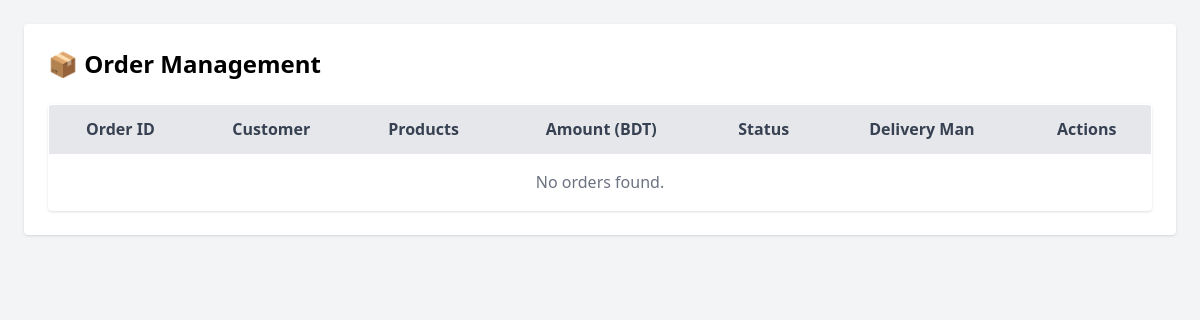
The page /admin/manage-orders (signed in) on the database as committed earlier.
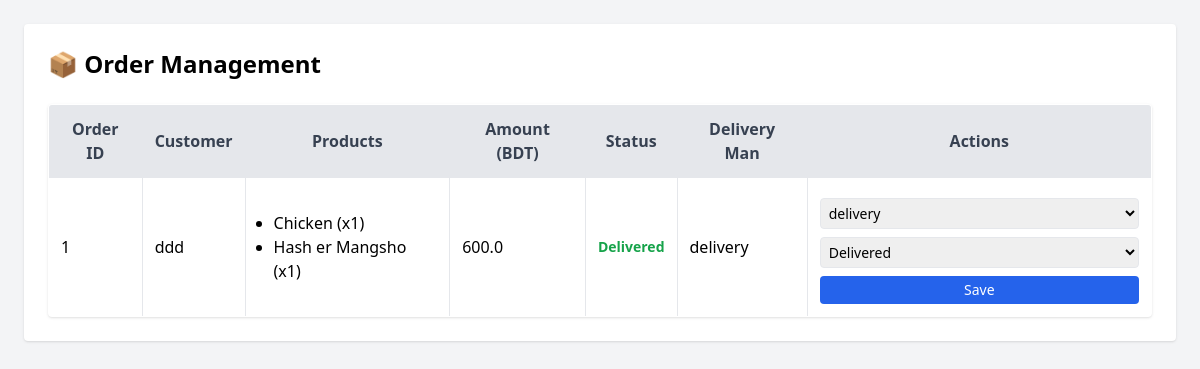
The same page on the database as committed later.
### models.py (models this page shows, shortened)
class Order(db.Model):
    id = db.Column(db.Integer, primary_key=True)
    customer_id = db.Column(db.Integer, db.ForeignKey('user.id'))
    delivery_man_id = db.Column(db.Integer, db.ForeignKey('user.id'))
    status = db.Column(db.String(20), default='Pending')  # Pending, In Transit, Delivered, Cancelled
    total_amount = db.Column(db.Float)
    shipping_address = db.Column(db.Text)
    order_date = db.Column(db.DateTime, default=datetime.utcnow)
    delivery_date = db.Column(db.DateTime)
    priority = db.Column(db.Enum(PriorityLevel), default=PriorityLevel.medium)
    customer = db.relationship('User', foreign_keys=[customer_id], backref='customer_orders')
    delivery_man = db.relationship('User', foreign_keys=[delivery_man_id], backref='delivery_orders')
    @property
    def customer_name(self):
        return self.customer.name if self.customer else "Unknown Customer"

class User(db.Model):
    id = db.Column(db.Integer, primary_key=True)
    email = db.Column(db.String(100), unique=True, nullable=False)
    name = db.Column(db.String(100), nullable=False)
    password = db.Column(db.String(200), nullable=False)
    role = db.Column(db.String(50), nullable=False)  # admin, manager, farmer, delivery_man, customer
    phone = db.Column(db.String(20))
    address = db.Column(db.Text)
    blood_group = db.Column(db.String(5))
    image = db.Column(db.String(200))

class OrderItem(db.Model):
    id = db.Column(db.Integer, primary_key=True)
    order_id = db.Column(db.Integer, db.ForeignKey('order.id'))
    product_id = db.Column(db.Integer, db.ForeignKey('product.id'))
    quantity = db.Column(db.Integer, default=1)
    price = db.Column(db.Float)
    order = db.relationship('Order', backref='items')
    product = db.relationship('Product')

class Product(db.Model):
    id = db.Column(db.Integer, primary_key=True)
    name = db.Column(db.String(100), nullable=False)
    category = db.Column(db.String(100), nullable=False)
    quantity = db.Column(db.Integer, nullable=False)
    unit_price = db.Column(db.Float, nullable=False)
    product_description = db.Column(db.String(200), nullable=True)
    image = db.Column(db.String(100), nullable=True)  # Add this line for the image
    added_by = db.Column(db.Integer, db.ForeignKey('user.id'), nullable=False)

### app.py (the view, shortened to what this page needs)
@app.route('/admin/manage-orders', methods=['GET', 'POST'])
def manage_orders():
    if 'user_id' not in session:
        return redirect(url_for('login'))
    user = User.query.get(session['user_id'])
    if not user or user.role not in ['admin', 'manager']:
        return redirect(url_for('login'))
    orders = Order.query.all()
    now = datetime.utcnow()
    for order in orders:
        urgent = (
            order.total_amount and order.total_amount > 1000
        ) or (
            order.delivery_date and order.delivery_date - now < timedelta(hours=6)
        )
        order.priority = PriorityLevel.high if urgent else PriorityLevel.medium
    db.session.commit()
    orders = Order.query.order_by(Order.priority.desc(), Order.order_date.desc()).all()
    delivery_men = User.query.filter_by(role='delivery_man').all()
    return render_template('admin_manager_orders.html', user=user, orders=orders, delivery_men=delivery_men)

### templates/admin_manager_orders.html (shortened to what this page needs)
<!DOCTYPE html>
<html lang="en">
<head>
    <script src="https://cdn.tailwindcss.com"></script>
</head>
<body class="bg-gray-100 p-6">
  <div class="max-w-7xl mx-auto bg-white p-6 rounded shadow">
    <h1 class="text-2xl font-bold mb-6">📦 Order Management</h1>
    <table class="min-w-full bg-white border rounded shadow overflow-hidden">
      <thead class="bg-gray-200 text-gray-700">
        <tr>
          <th class="p-3 border">Order ID</th>
          <th class="p-3 border">Customer</th>
          <th class="p-3 border">Products</th>
          <th class="p-3 border">Amount (BDT)</th>
          <th class="p-3 border">Status</th>
          <th class="p-3 border">Delivery Man</th>
          <th class="p-3 border">Actions</th>
        </tr>
      </thead>
      <tbody>
        {% for order in orders %}
        <tr class="border-t">
          <td class="p-3 border">{{ order.id }}</td>
          <td class="p-3 border">{{ order.customer_name }}</td>
          <td class="p-3 border">
            <ul class="list-disc pl-4">
              {% for item in order.items %}
              <li>{{ item.product.name }} (x{{ item.quantity }})</li>
              {% endfor %}
            </ul>
          </td>
          <td class="p-3 border">{{ order.total_amount }}</td>
          <td class="p-3 border font-semibold text-sm">
            <span class="{% if order.status == 'Pending' %}text-yellow-600{% elif order.status == 'In Transit' %}text-blue-600{% elif order.status == 'Delivered' %}text-green-600{% endif %}">
              {{ order.status }}
            </span>
          </td>
          <td class="p-3 border">
            {{ order.delivery_man.name if order.delivery_man else "Not Assigned" }}
          </td>
          <td class="p-3 border">
            <form method="POST" class="space-y-2">
              <select name="delivery_man_id" class="border p-1 rounded w-full text-sm">
                {% for man in delivery_men %}
                  <option value="{{ man.id }}" {% if order.delivery_man_id == man.id %}selected{% endif %}>
                    {{ man.name }}
                  </option>
                {% endfor %}
              </select>
              <select name="status" class="border p-1 rounded w-full text-sm">
                <option value="Delivered" {% if order.status == 'Delivered' %}selected{% endif %}>Delivered</option>
              </select>
              <button type="submit" class="bg-blue-600 text-white w-full py-1 rounded hover:bg-blue-700 text-sm">
                Save
              </button>
            </form>
          </td>
        </tr>
        {% else %}
        <tr>
          <td colspan="7" class="p-4 text-center text-gray-500">No orders found.</td>
        </tr>
        {% endfor %}
      </tbody>
    </table>
  </div>
</body>
</html>

Rows that differ between the two databases and show on the page:
added Order: id "1", customer_name "ddd", total_amount "600.0", status "Delivered", delivery_man "delivery", delivery_man_id "delivery"
added OrderItem: product.name "Chicken", quantity "1"
added OrderItem: product.name "Hash er Mangsho", quantity "1"
Other text that changed with them:
text no longer shown: "No orders found."
